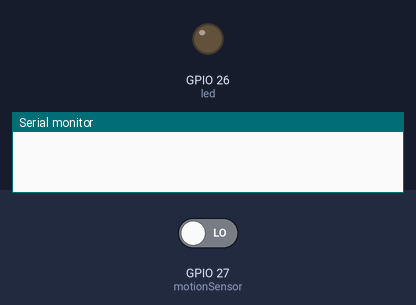
Bench run of a program on a simulated ESP32. Shown: output pins drawn as LEDs (lit = HIGH), the last lines printed to the serial monitor. The test bench sets the inputs (shaded band); at power-on: GPIO 27 (motionSensor) LOW.

Above: at 1.2 s.
1.3 s: GPIO 27 (motionSensor) driven HIGH
At 1.8 s:
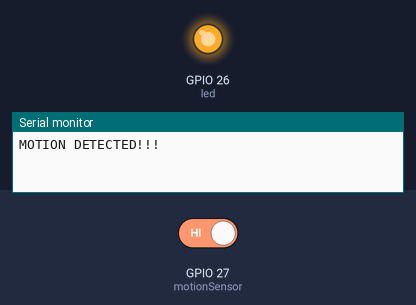
Timing chart, 0 to 4.3 s (numbered marks = the images above; inputs shaded):
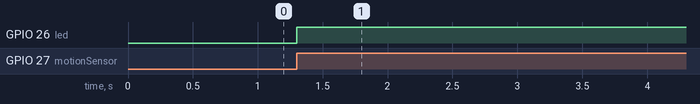

Measured:
- after the input at 1.3 s, GPIO 26 (led): LOW → HIGH at once

The program:

main.cpp
```cpp
/*********
  Rui Santos
  Complete project details at https://randomnerdtutorials.com
*********/
#include <Arduino.h>
#define timeSeconds 10

// Set GPIOs for LED and PIR Motion Sensor
const int led = 26;
const int motionSensor = 27;

// Timer: Auxiliary variables
unsigned long now = millis();
unsigned long lastTrigger = 0;
boolean startTimer = false;

// Checks if motion was detected, sets LED HIGH and starts a timer
void detectsMovement() {
  Serial.println("MOTION DETECTED!!!");
  digitalWrite(led, HIGH);
  startTimer = true;
  lastTrigger = millis();
}

void setup() {
  // Serial port for debugging purposes
  Serial.begin(9600);

  // PIR Motion Sensor mode INPUT_PULLUP
  pinMode(motionSensor, INPUT);
  // Set motionSensor pin as interrupt, assign interrupt function and set RISING mode
  attachInterrupt(digitalPinToInterrupt(motionSensor), detectsMovement, RISING);

  // Set LED to LOW
  pinMode(led, OUTPUT);
  digitalWrite(led, LOW);
}

void loop() {
  /*digitalRead(motionSensor);
  if(digitalRead(motionSensor) == HIGH){
    Serial.println("MOTION DETECTED!!!");
    delay(500);
  }
  else {
    Serial.println("NO MOTION");
    digitalWrite(led, LOW);
  }*/
}
```
